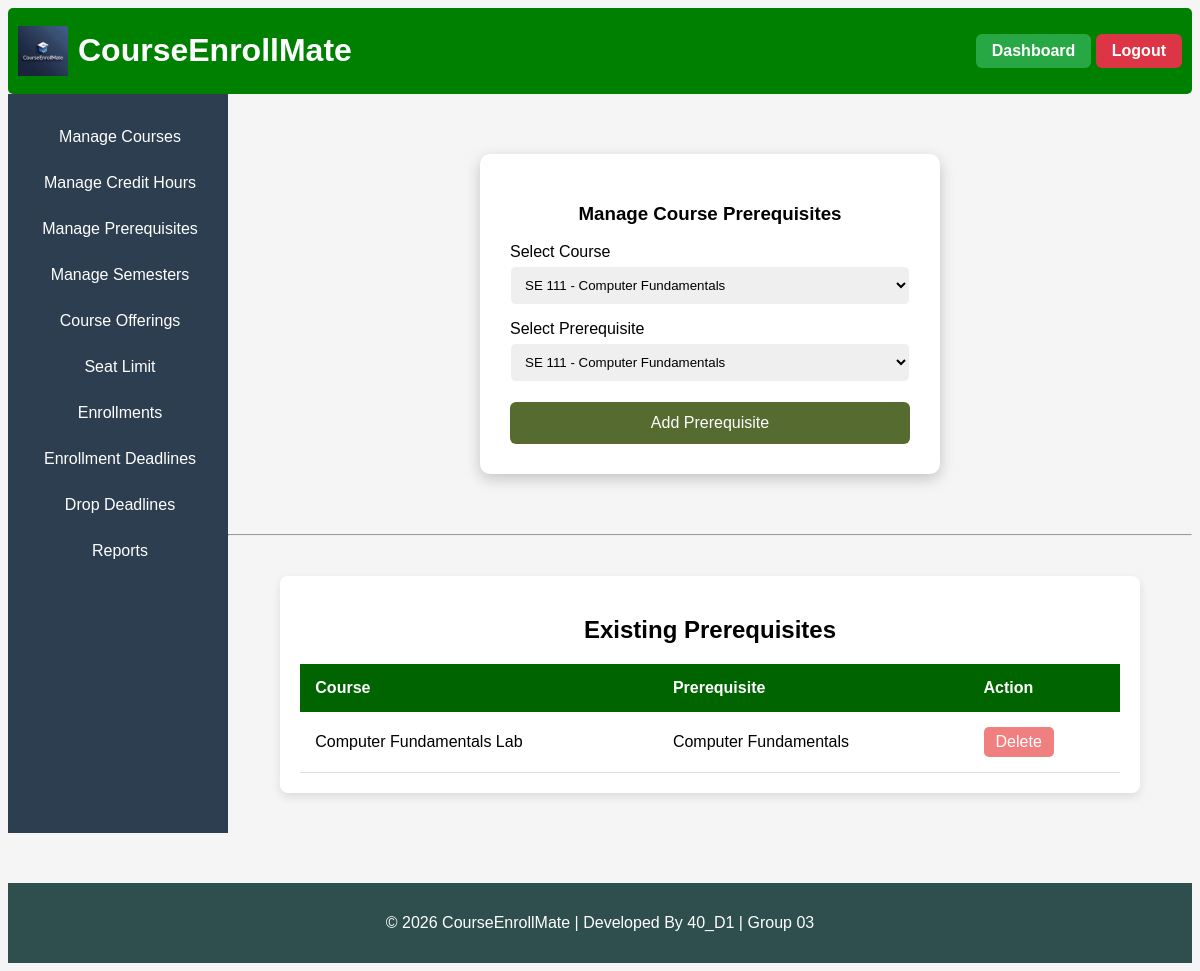
Page /manage_prerequisites (signed in) on the earlier database version.
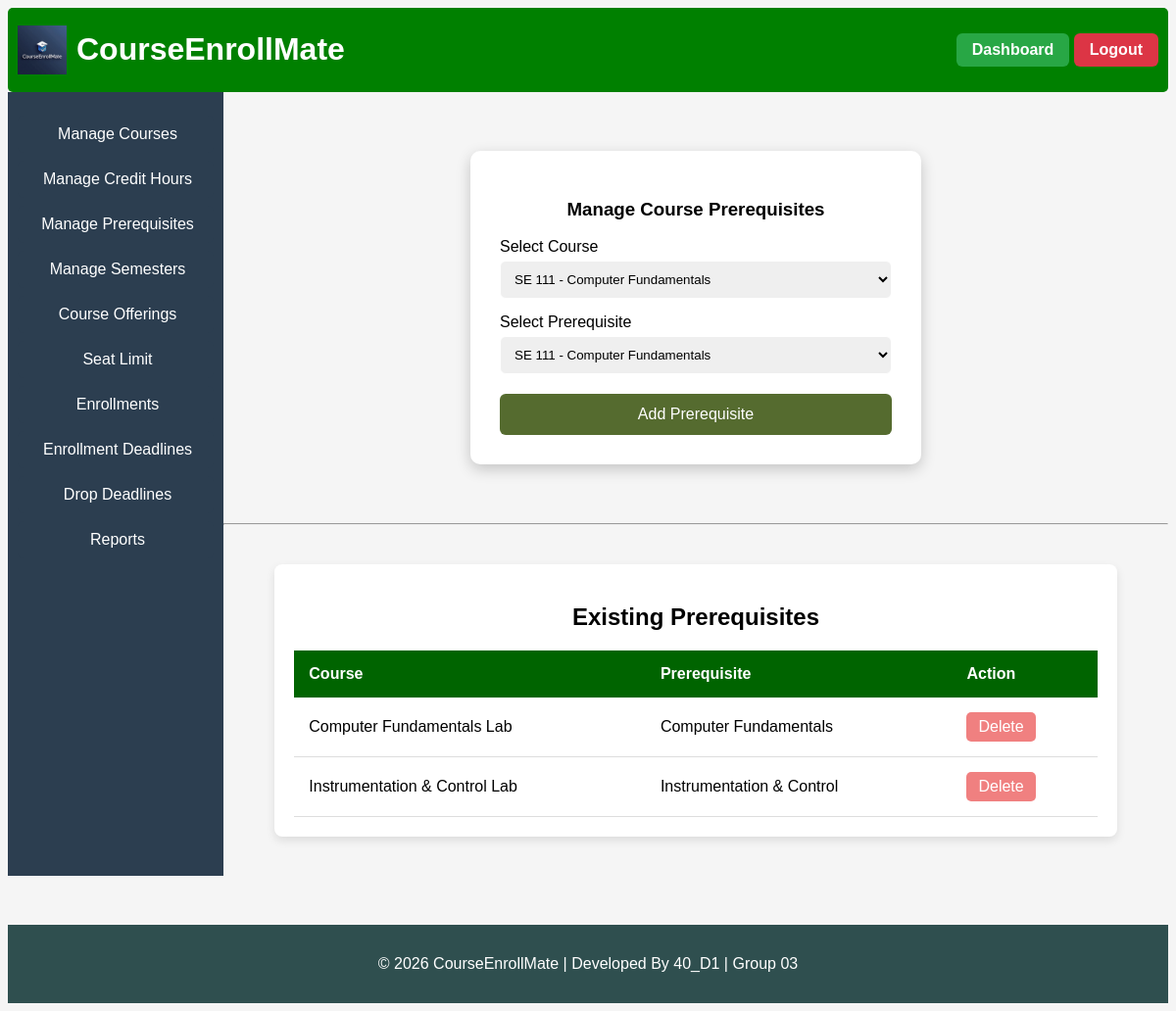
Same page on the later database version.
### tables this page shows
CREATE TABLE course_prerequisites (
    id INTEGER PRIMARY KEY AUTOINCREMENT,
    course_id INTEGER NOT NULL,
    prerequisite_id INTEGER NOT NULL,
    FOREIGN KEY (course_id) REFERENCES courses(id),
    FOREIGN KEY (prerequisite_id) REFERENCES courses(id)
);

CREATE TABLE courses (
    id INTEGER PRIMARY KEY AUTOINCREMENT,
    course_code TEXT UNIQUE NOT NULL,
    course_title TEXT NOT NULL,
    course_description TEXT,
    credit_hours INTEGER NOT NULL,
    created_at TIMESTAMP DEFAULT CURRENT_TIMESTAMP
);

### app.py (the view, shortened to what this page needs)
@app.route("/manage_prerequisites", methods=["GET", "POST"])
@login_required
@role_required("admin")
def manage_prerequisites():
    conn = get_db_connection()
    courses = conn.execute("SELECT * FROM courses").fetchall()
    prerequisites = conn.execute("""
        SELECT cp.id, c.course_title AS course, p.course_title AS prerequisite
        FROM course_prerequisites cp
        JOIN courses c ON cp.course_id = c.id
        JOIN courses p ON cp.prerequisite_id = p.id
    """).fetchall()
    conn.close()
    return render_template(
        "manage_prerequisites.html",
        courses=courses,
        prerequisites=prerequisites
    )

### app.py (called while the page is built)
def get_db_connection():
    BASE_DIR = os.path.dirname(os.path.abspath(__file__))
    db_path = os.path.join(BASE_DIR, "courseenrollmate.db")
    conn = sqlite3.connect(db_path)
    conn.row_factory = sqlite3.Row
    conn.execute("PRAGMA foreign_keys = ON")
    return conn

### helper.py (called while the page is built)
def login_required(f):
    @wraps(f)
    def decorated_function(*args, **kwargs):
        if "username" not in session:
            return redirect("/login")
        return f(*args, **kwargs)
    return decorated_function

def role_required(role):
    def decorator(f):
        @wraps(f)
        def decorated_function(*args, **kwargs):
            if session.get("role") != role:
                return "403 Forbidden: Unauthorized access"
            return f(*args, **kwargs)
        return decorated_function
    return decorator

### templates/manage_prerequisites.html
{% extends "base.html" %}
{% block body %}
<div class="login-container">
    <h3>Manage Course Prerequisites</h3>
    <form method="POST">
        <label>Select Course</label>
        <select name="course_id" required>
            {% for course in courses %}
            <option value="{{ course['id'] }}">
                {{ course['course_code'] }} - {{ course['course_title'] }}
            </option>
            {% endfor %}
        </select>
        <label>Select Prerequisite</label>
        <select name="prerequisite_id" required>
            {% for course in courses %}
            <option value="{{ course['id'] }}">
                {{ course['course_code'] }} - {{ course['course_title'] }}
            </option>
            {% endfor %}
        </select>
        <button type="submit">Add Prerequisite</button>
    </form>
</div>
<hr>
<div class="table-container">
    <h2>Existing Prerequisites</h2>
    <table>
        <thead>
            <tr>
                <th>Course</th>
                <th>Prerequisite</th>
                <th>Action</th>
            </tr>
        </thead>
        <tbody>
    {% for item in prerequisites %}
            <tr>
                <td>{{ item['course'] }}</td>
                <td>{{ item['prerequisite'] }}</td>
                <td>
                    <a href="/delete_prerequisite/{{ item['id'] }}" class="delete-btn">
                        Delete
                    </a>
                </td>
            </tr>
    {% endfor %}
        </tbody>
    </table>
</div>
{% endblock %}

Differences in the rows shown:
added course_prerequisites: course "Instrumentation & Control Lab", prerequisite "Instrumentation & Control"
